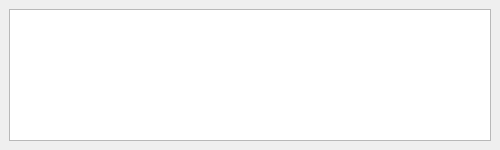
<?xml version="1.0" encoding="UTF-8"?>
<ui version="4.0">
 <class>UnTech::GuiQt::ErrorListDock</class>
 <widget class="QDockWidget" name="UnTech::GuiQt::ErrorListDock">
  <property name="geometry">
   <rect>
    <x>0</x>
    <y>0</y>
    <width>500</width>
    <height>150</height>
   </rect>
  </property>
  <property name="features">
   <set>QDockWidget::DockWidgetClosable|QDockWidget::DockWidgetMovable</set>
  </property>
  <property name="windowTitle">
   <string>Errors</string>
  </property>
  <widget class="QWidget" name="dockWidgetContents">
   <layout class="QVBoxLayout" name="verticalLayout">
    <item>
     <widget class="QListWidget" name="errorList">
      <property name="editTriggers">
       <set>QAbstractItemView::NoEditTriggers</set>
      </property>
      <property name="defaultDropAction">
       <enum>Qt::IgnoreAction</enum>
      </property>
      <property name="selectionBehavior">
       <enum>QAbstractItemView::SelectRows</enum>
      </property>
      <property name="iconSize">
       <size>
        <width>16</width>
        <height>16</height>
       </size>
      </property>
      <property name="wordWrap">
       <bool>true</bool>
      </property>
     </widget>
    </item>
   </layout>
  </widget>
 </widget>
 <resources/>
 <connections/>
</ui>
